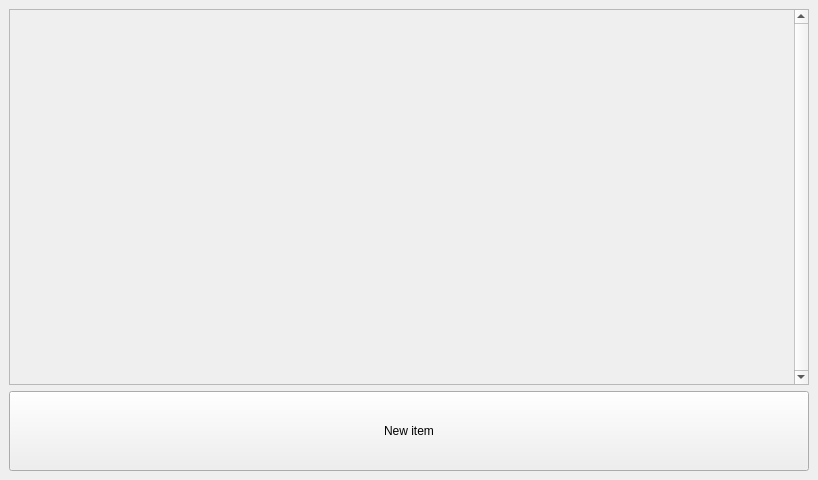
<?xml version="1.0" encoding="UTF-8"?>
<ui version="4.0">
 <class>ShoppingListForm</class>
 <widget class="QWidget" name="ShoppingListForm">
  <property name="geometry">
   <rect>
    <x>0</x>
    <y>0</y>
    <width>800</width>
    <height>480</height>
   </rect>
  </property>
  <property name="sizePolicy">
   <sizepolicy hsizetype="Preferred" vsizetype="Preferred">
    <horstretch>0</horstretch>
    <verstretch>0</verstretch>
   </sizepolicy>
  </property>
  <property name="windowTitle">
   <string>Shopping List</string>
  </property>
  <layout class="QGridLayout">
   <property name="margin">
    <number>9</number>
   </property>
   <property name="spacing">
    <number>6</number>
   </property>
   <item row="1" column="0">
    <widget class="QPushButton" name="newItemButton">
     <property name="sizePolicy">
      <sizepolicy hsizetype="Minimum" vsizetype="Fixed">
       <horstretch>0</horstretch>
       <verstretch>0</verstretch>
      </sizepolicy>
     </property>
     <property name="minimumSize">
      <size>
       <width>800</width>
       <height>80</height>
      </size>
     </property>
     <property name="toolTip">
      <string>Add a new item</string>
     </property>
     <property name="text">
      <string>New item</string>
     </property>
    </widget>
   </item>
   <item row="0" column="0">
    <widget class="QScrollArea" name="scrollArea">
     <property name="enabled">
      <bool>true</bool>
     </property>
     <property name="sizePolicy">
      <sizepolicy hsizetype="Minimum" vsizetype="Expanding">
       <horstretch>0</horstretch>
       <verstretch>0</verstretch>
      </sizepolicy>
     </property>
     <property name="minimumSize">
      <size>
       <width>800</width>
       <height>0</height>
      </size>
     </property>
     <property name="verticalScrollBarPolicy">
      <enum>Qt::ScrollBarAlwaysOn</enum>
     </property>
     <property name="horizontalScrollBarPolicy">
      <enum>Qt::ScrollBarAlwaysOff</enum>
     </property>
     <property name="widgetResizable">
      <bool>false</bool>
     </property>
     <widget class="QWidget" name="scrollAreaContents">
      <property name="geometry">
       <rect>
        <x>0</x>
        <y>0</y>
        <width>359</width>
        <height>40</height>
       </rect>
      </property>
      <property name="sizePolicy">
       <sizepolicy hsizetype="Preferred" vsizetype="Maximum">
        <horstretch>0</horstretch>
        <verstretch>0</verstretch>
       </sizepolicy>
      </property>
      <widget class="QWidget" name="layoutWidget">
       <property name="geometry">
        <rect>
         <x>0</x>
         <y>0</y>
         <width>771</width>
         <height>371</height>
        </rect>
       </property>
       <layout class="QVBoxLayout" name="mainLayout">
        <property name="sizeConstraint">
         <enum>QLayout::SetNoConstraint</enum>
        </property>
       </layout>
      </widget>
     </widget>
    </widget>
   </item>
  </layout>
 </widget>
 <resources/>
 <connections>
  <connection>
   <sender>newItemButton</sender>
   <signal>clicked()</signal>
   <receiver>scrollArea</receiver>
   <slot>update()</slot>
   <hints>
    <hint type="sourcelabel">
     <x>254</x>
     <y>156</y>
    </hint>
    <hint type="destinationlabel">
     <x>250</x>
     <y>99</y>
    </hint>
   </hints>
  </connection>
 </connections>
 <slots>
  <slot>newItem_clicked()</slot>
 </slots>
</ui>
